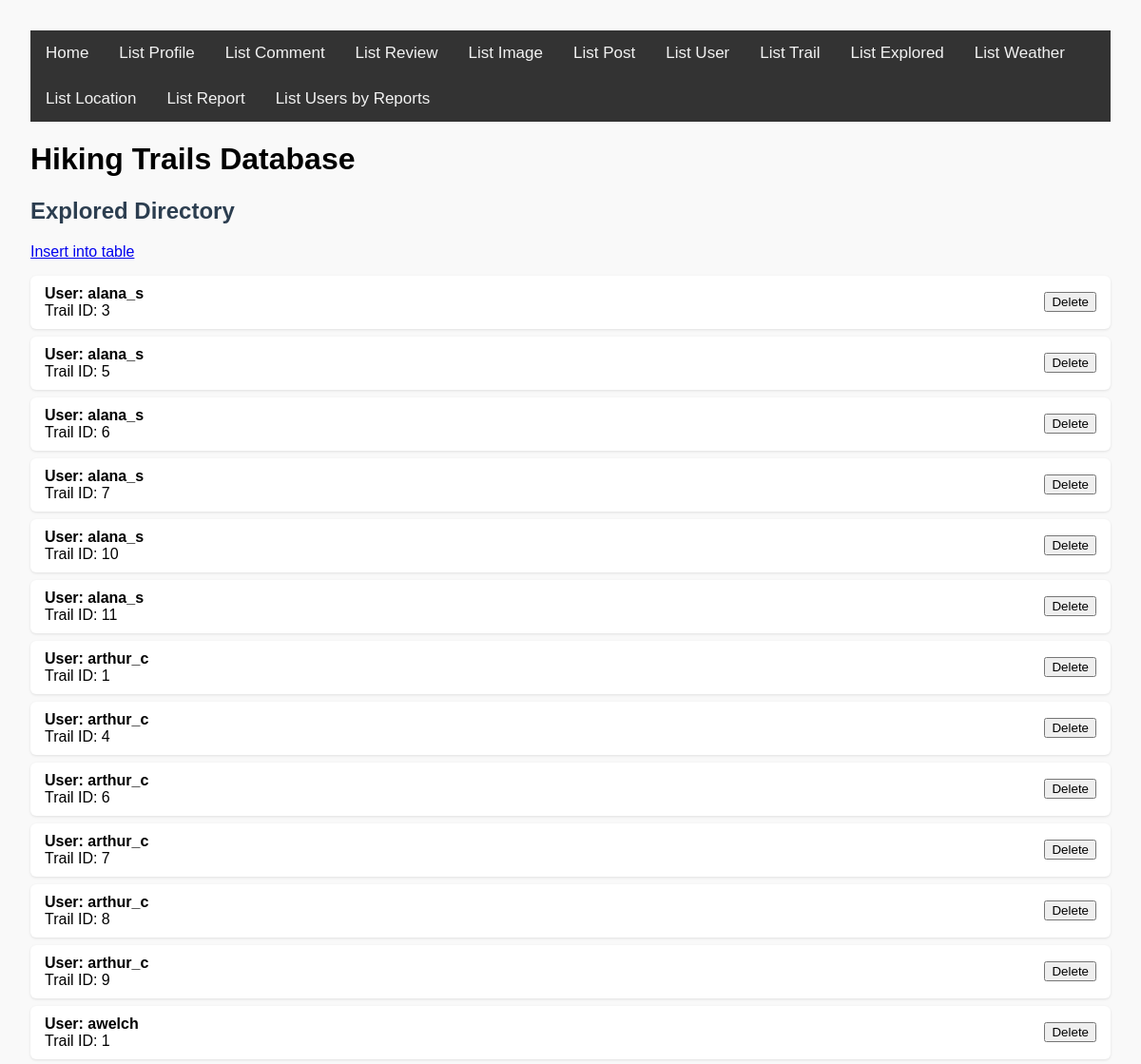
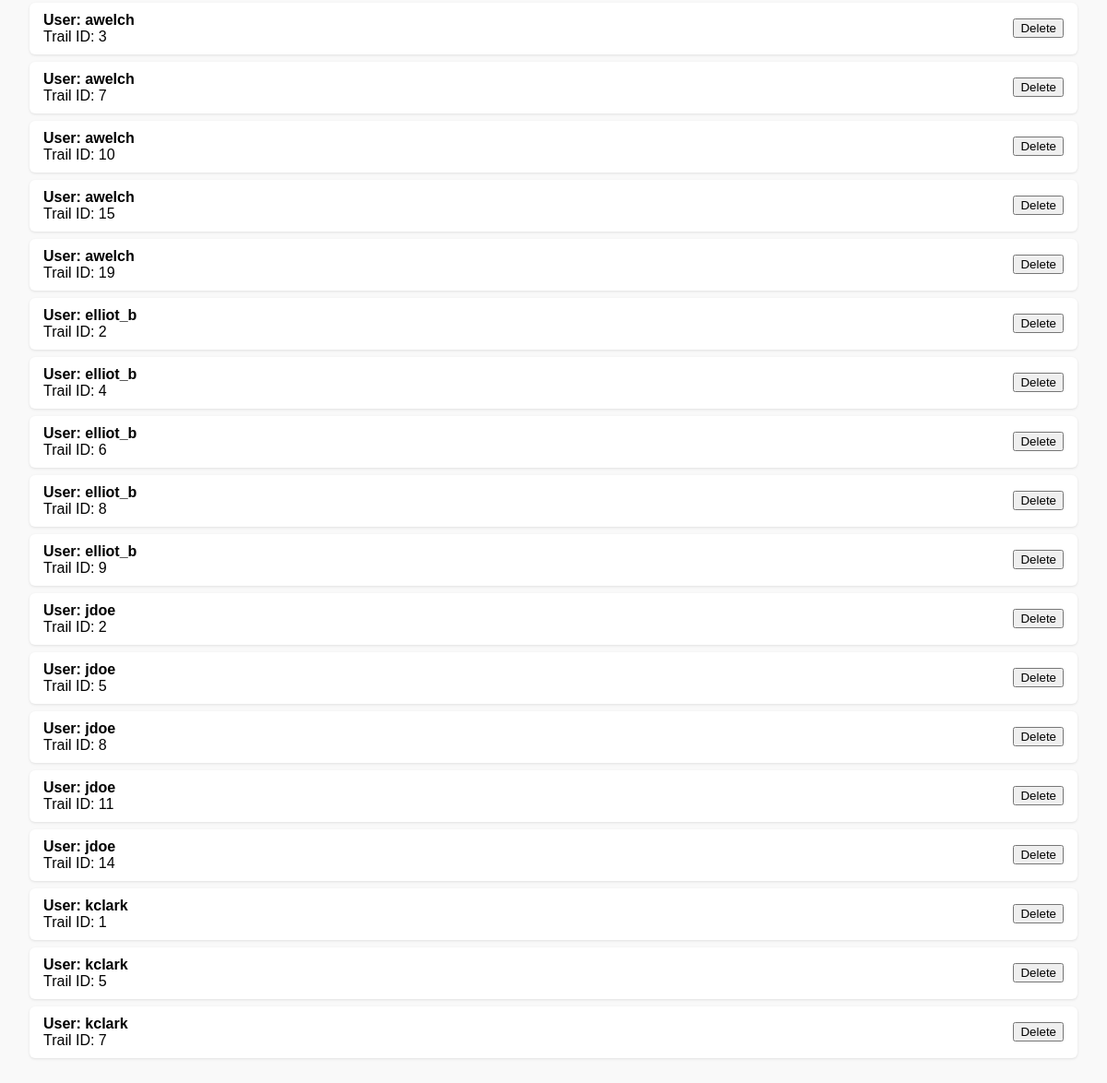
The page /list_explored.php on the database its author committed (2 pictures, top to bottom).
### tables this page shows
CREATE TABLE `explored` (
  `Username` varchar(64) NOT NULL,
  `TrailID` int(11) NOT NULL,
  FOREIGN KEY (`Username`) REFERENCES `user`(`Username`) ON DELETE CASCADE,
  FOREIGN KEY (`TrailID`) REFERENCES `trail`(`TrailID`) ON DELETE CASCADE,
  CONSTRAINT `PK_EXPLORED` PRIMARY KEY (`TrailID`, `Username`)
);

### render.php (the view, shortened to what this page needs)
<?php
function render_rows(
    mysqli_stmt $stmt,
    callable $get_row_func,
    string $primary_key_column,
    string $table_name,
    bool $is_composite = false,
    &$bound_var,
    &...$bound_vars
): void {
    $stmt->execute();
    $stmt->bind_result($bound_var, ...$bound_vars);
    $rows = [];
    while ($stmt->fetch()) {
        $row = [$bound_var];
        foreach ($bound_vars as $var) {
            $row[] = $var;
        }
        $rows[] = $row;
    }
    echo "<ul class='row-list'>";
    foreach ($rows as $row_data) {
        $clean_var = htmlspecialchars($row_data[0]);
        $form_fields = "";
        $row_id = $clean_var;
        if ($is_composite && strpos($primary_key_column, '|') !== false) {
            $key_parts = explode('|', $primary_key_column);
            $row_id_parts = [];
            foreach ($key_parts as $index => $key_name) {
                $field_value = htmlspecialchars($row_data[$index]);
                $row_id_parts[] = $field_value;
                $form_fields .= "<input type='hidden' name='" . strtolower($key_name) . "' value='$field_value'>\n";
            }
            $row_id = implode('|', $row_id_parts);
        }
        echo "<li style='display: flex; justify-content: space-between; align-items: center; flex-direction: row;'>
            <div>" . $get_row_func(...$row_data) . "</div>";
        if (!empty($primary_key_column)) {
            echo "<form method='POST' style='margin-left: 1em;' onsubmit=\"return confirm('Delete this row?');\">
                <input type='hidden' name='row_id' value='" . $row_id . "'>
                <input type='hidden' name='table' value='" . $table_name . "'>
                $form_fields
                <button type='submit' class='delete-btn'>Delete</button>
            </form>";
        }
        echo "</li>";
    }
    echo "</ul>";
}
function get_row_title(string $column_data): string {
    return "<strong>" . $column_data . "</strong>";
}
function get_row_sub(string $column_data): string {
    return  $column_data;
}
?>

### list_explored.php (shortened to what this page needs)
<?php
require_once 'render.php';
?>
<!DOCTYPE html>
<html lang="en">
<head>
    <link rel="stylesheet" href="base.css">
</head>
<body>
<?php require_once 'header.inc.php'; ?>
<div>
    <h2>Explored Directory</h2>
    <a href="./insert.php?table=explored">Insert into table</a>
    <?php
    $conn = new mysqli($servername, $username, $password, $database, $port, $socket);
    $sql = "SELECT Username, TrailID FROM explored";
    $stmt = $conn->prepare($sql);
    $stmt->execute();
    render_rows(
        $stmt,
        function ($username, $trail_id) {
            return get_row_title("User: $username") . "<br>" . get_row_sub("Trail ID: $trail_id");
        },
        "Username|TrailID",
        "explored",
        true,
        $username, $trail_id
    );
    ?>
</div>
</body>
</html>

### base.css (style rules this page uses)
body { font-family: Arial, sans-serif; margin: 2em; background-color: #f9f9f9; }
h2 { color: #2c3e50; }
ul.row-list { list-style: none; padding: 0; }
ul.row-list li, .insert-input-div { background: #ffffff; padding: 10px 15px; margin: 8px 0; border-radius: 6px; box-shadow: 0 1px 3px rgba(0, 0, 0, 0.1); }

### rows shown on the page
explored: column_data "User: alana_s", trail_id "Trail ID: 3"
explored: column_data "User: alana_s", trail_id "Trail ID: 5"
explored: column_data "User: alana_s", trail_id "Trail ID: 6"
explored: column_data "User: alana_s", trail_id "Trail ID: 7"
explored: column_data "User: alana_s", trail_id "Trail ID: 10"
explored: column_data "User: alana_s", trail_id "Trail ID: 11"
explored: column_data "User: arthur_c", trail_id "Trail ID: 1"
explored: column_data "User: arthur_c", trail_id "Trail ID: 4"
explored: column_data "User: arthur_c", trail_id "Trail ID: 6"
explored: column_data "User: arthur_c", trail_id "Trail ID: 7"
explored: column_data "User: arthur_c", trail_id "Trail ID: 8"
explored: column_data "User: arthur_c", trail_id "Trail ID: 9"
explored: column_data "User: awelch", trail_id "Trail ID: 1"
explored: column_data "User: awelch", trail_id "Trail ID: 3"
explored: column_data "User: awelch", trail_id "Trail ID: 7"
explored: column_data "User: awelch", trail_id "Trail ID: 10"
explored: column_data "User: awelch", trail_id "Trail ID: 15"
explored: column_data "User: awelch", trail_id "Trail ID: 19"
explored: column_data "User: elliot_b", trail_id "Trail ID: 2"
explored: column_data "User: elliot_b", trail_id "Trail ID: 4"
explored: column_data "User: elliot_b", trail_id "Trail ID: 6"
explored: column_data "User: elliot_b", trail_id "Trail ID: 8"
explored: column_data "User: elliot_b", trail_id "Trail ID: 9"
explored: column_data "User: jdoe", trail_id "Trail ID: 2"
explored: column_data "User: jdoe", trail_id "Trail ID: 5"
explored: column_data "User: jdoe", trail_id "Trail ID: 8"
explored: column_data "User: jdoe", trail_id "Trail ID: 11"
explored: column_data "User: jdoe", trail_id "Trail ID: 14"
explored: column_data "User: kclark", trail_id "Trail ID: 1"
explored: column_data "User: kclark", trail_id "Trail ID: 5"
explored: column_data "User: kclark", trail_id "Trail ID: 7"
